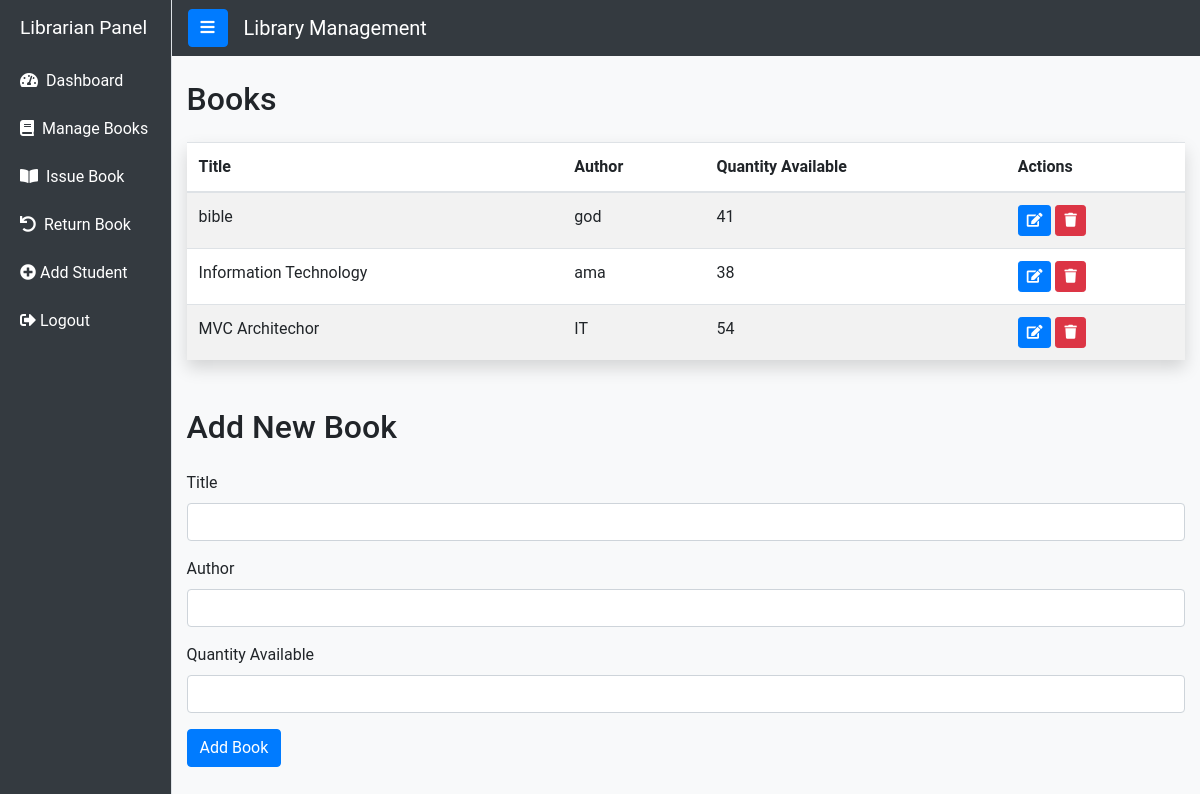
Before: /librarian.php with the older database file.
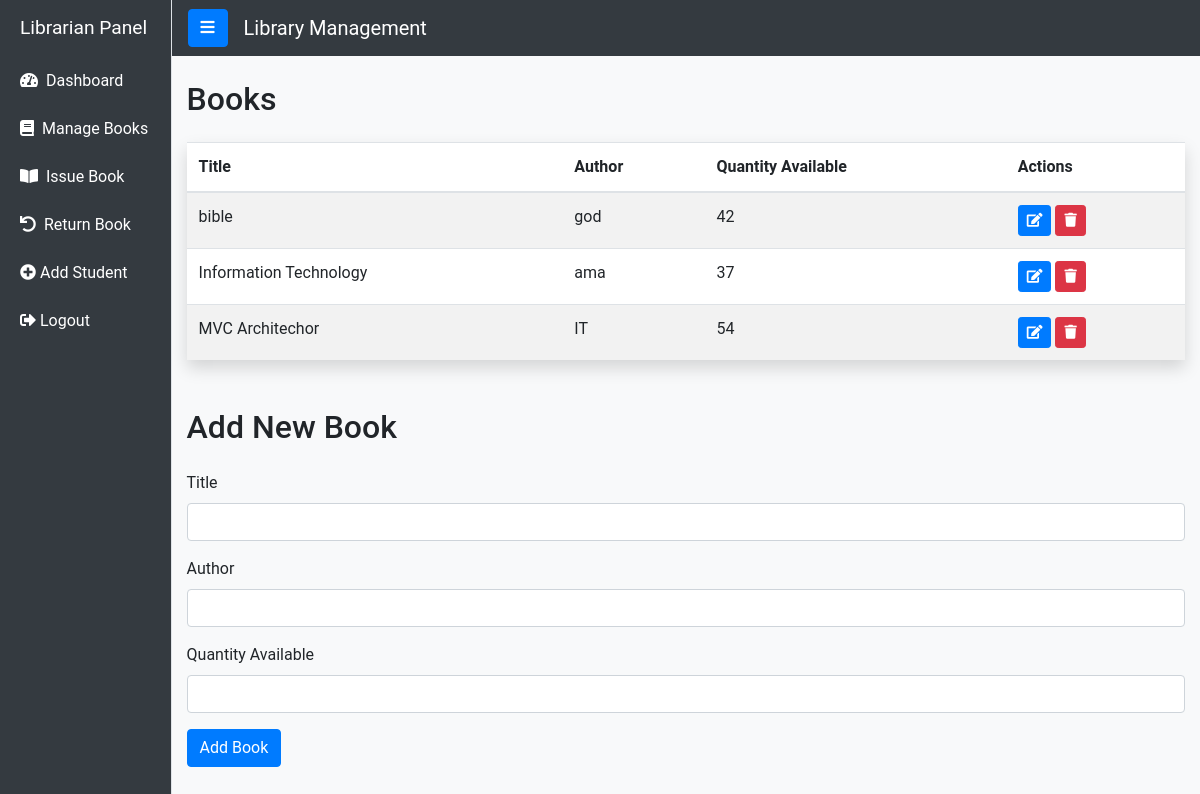
After: the same page with the newer database file.
### tables this page shows
CREATE TABLE `books` (
  `book_id` int(11) NOT NULL,
  `title` varchar(255) NOT NULL,
  `author` varchar(255) NOT NULL,
  `quantity_available` int(11) NOT NULL,
  `categoryID` int(11) DEFAULT NULL,
  `published` date DEFAULT NULL,
  `description` varchar(100) DEFAULT NULL
);

### librarian.php (the view, shortened to what this page needs)
<?php
require_once 'config.php';
$conn = mysqli_connect($host, $username, $password, $database);
function getAllBooks() {
    global $conn;
    $sql = "SELECT * FROM books";
    $result = mysqli_query($conn, $sql);
    $books = [];
    if ($result && mysqli_num_rows($result) > 0) {
        while ($row = mysqli_fetch_assoc($result)) {
            $books[] = $row;
        }
    }
    return $books;
}
$books = getAllBooks();
?>
<!DOCTYPE html>
<html>
<head>
    <link rel="stylesheet" href="https://maxcdn.bootstrapcdn.com/bootstrap/4.5.2/css/bootstrap.min.css">
    <link rel="stylesheet" href="https://cdnjs.cloudflare.com/ajax/libs/font-awesome/5.15.3/css/all.min.css">
</head>
<body>
    <div class="d-flex">
        <div class="bg-dark border-right" id="sidebar-wrapper">
            <div class="sidebar-heading">Librarian Panel</div>
            <div class="list-group list-group-flush">
                <a href="dashboard.php" class="list-group-item list-group-item-action bg-transparent"><i
                        class="fas fa-tachometer-alt mr-2"></i>Dashboard</a>
                <a href="librarian.php" class="list-group-item list-group-item-action bg-transparent"><i
                        class="fas fa-book mr-2"></i>Manage Books</a>
                <a href="student-borrow.php" class="list-group-item list-group-item-action bg-transparent"><i
                        class="fas fa-book-open mr-2"></i>Issue Book</a>
                <a href="student-return.php" class="list-group-item list-group-item-action bg-transparent"><i
                        class="fas fa-undo mr-2"></i>Return Book</a>
                <a href="addstudent.php" class="list-group-item list-group-item-action bg-transparent"><i
                        class="fa fa-plus-circle" aria-hidden="true"></i> Add Student</a>
                <a href="?logout=true" class="list-group-item list-group-item-action bg-transparent"><i
                    class="fas fa-sign-out-alt" aria-hidden="true"></i> Logout</a>
            </div>
        </div>
        <div id="page-content-wrapper">
            <nav class="navbar navbar-expand-lg navbar-dark bg-dark">
                <button class="btn btn-primary" id="menu-toggle"><i class="fas fa-bars"></i></button>
                <a class="navbar-brand ml-3" href="#">Library Management</a>
            </nav>
            <div class="container-fluid mt-4">
                <h2 class="mb-4">Books</h2>
                <table class="table table-striped">
                    <thead>
                        <tr>
                            <th>Title</th>
                            <th>Author</th>
                            <th>Quantity Available</th>
                            <th>Actions</th>
                        </tr>
                    </thead>
                    <tbody>
                        <?php foreach ($books as $book): ?>
                        <tr>
                            <td><?php echo $book['title']; ?></td>
                            <td><?php echo $book['author']; ?></td>
                            <td><?php echo $book['quantity_available']; ?></td>
                            <td>
                                <button class="btn btn-sm btn-primary edit-btn"
                                    data-book-id="<?php echo $book['book_id']; ?>"><i class="fas fa-edit"></i></button>
                                <a href="delete_book.php?id=<?php echo $book['book_id']; ?>"
                                    class="btn btn-sm btn-danger"
                                    onclick="return confirm('Are you sure you want to delete this book?')"><i
                                        class="fas fa-trash"></i></a>
                            </td>
                        </tr>
                        <?php endforeach; ?>
                    </tbody>
                </table>
                <h2 class="mt-5 mb-4">Add New Book</h2>
                <form method="post">
                    <div class="form-group">
                        <label for="title">Title</label>
                        <input type="text" class="form-control" name="title" id="title" required>
                    </div>
                    <div class="form-group">
                        <label for="author">Author</label>
                        <input type="text" class="form-control" name="author" id="author" required>
                    </div>
                    <div class="form-group">
                        <label for="quantity">Quantity Available</label>
                        <input type="number" class="form-control" name="quantity" id="quantity" required>
                    </div>
                    <button type="submit" class="btn btn-primary" name="submit">Add Book</button>
                </form>
            </div>
        </div>
    </div>
</body>
</html>

Changed rows visible on the page:
changed books "bible": quantity_available "41" → "42"
changed books "Information Technology": quantity_available "38" → "37"
